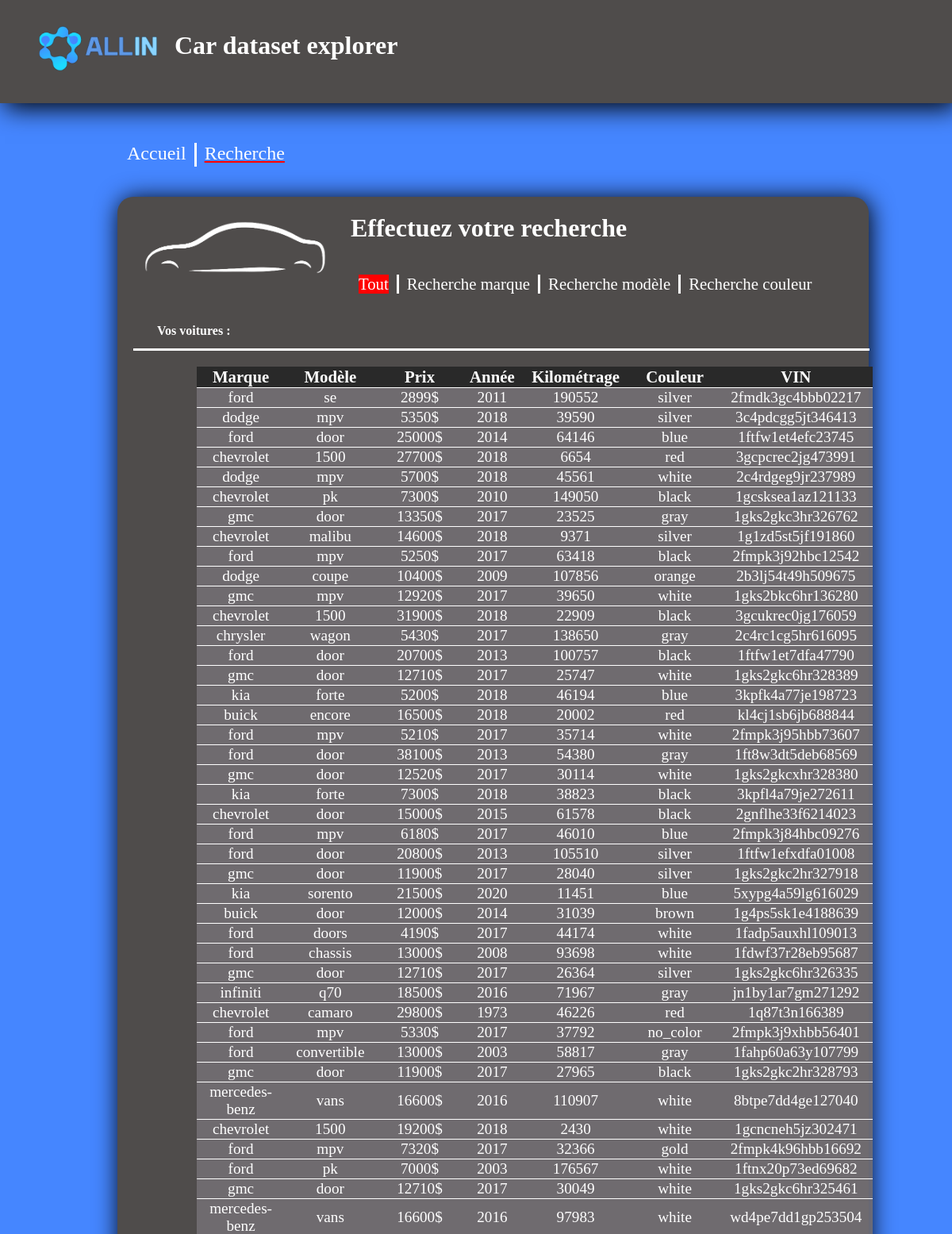
The page /recherche (upper part) on the database its author committed.
### app.py (models this page shows, shortened)
class Car(db.Model):
    id = db.Column(db.Integer,primary_key=True)
    price = db.Column(db.Integer,nullable=False)
    brand = db.Column(db.String, nullable=False)
    model = db.Column(db.String,nullable=False)
    year = db.Column(db.Integer,nullable=False)
    title_status = db.Column(db.String,nullable=False)
    mileage = db.Column(db.Integer,nullable=False)
    color = db.Column(db.String,nullable=False)
    vin = db.Column(db.String,nullable=False) # Vehicule identification number
    lot = db.Column(db.String,nullable=False) # lot number assigned to a particular quantitity or lot of material from a single

### app.py (the view)
@app.route('/recherche')
def recherche():
    return render_template('recherche.html',info=get_info_all()[0:100])

### app.py (called while the page is built)
def get_info_all():
    cars = Car.query.all()
    info=[]
    for car in cars:
        info.append([car.brand,car.model,car.price,car.year,car.mileage,car.color,car.vin])
    return info

### templates/recherche.html (shortened to what this page needs)
<!DOCTYPE html>
<html>
    <head>
        <link rel="stylesheet" href="../static/css/style_plateforme.css">
    </head>
    <body>
    	<header>
    		<div class="header">
   				<div class="LogoHeader"><img src="../static/Images/logoblanc2.png" alt="Logo" class="Logo"> </div>
                <div class="NomHeader"><h1 class="NameHeader">Car dataset explorer</h1></div>
           		<div class="HeaderFond"></div>
			</div>
        	<div class="NavEmploye">
                  <a href="{{ url_for('accueil') }}" class="lien">Accueil</a>
                  <div class="Divider"></div>
                  <a href="{{ url_for('recherche') }}" id="enCours1" class="lien77">Recherche</a>
            </div>
    	</header>
        <main class="PageInfo">
            <div class="Info">
                <img src="../static/Images/book.png" alt="Logo" class="LogoProfil3">
                <div>
                    <h1 class="policeProfil">Effectuez votre recherche</h1>
                    <div class="pos" >
                        <div class="navGestion" style="margin-top:20px;">
                            <a href="{{ url_for('recherche') }}"  class="lien3" id="enCours"  style="font-size:1.3em; ">Tout</a>
                            <div class="Divider3"></div>
                            <a href="{{ url_for('marque') }}"  class="lien3"  style="font-size:1.3em; ">Recherche marque</a>
                            <div class="Divider3"></div>
                            <a href="{{ url_for('modèle') }}"  class="lien3"  style="font-size:1.3em; ">Recherche modèle</a>
                            <div class="Divider3"></div>
                            <a href="{{ url_for('couleur') }}"  class="lien3"  style="font-size:1.3em; ">Recherche couleur</a>
                       </div>
                    </div>
            </div>
            </div>
            <h2 class="txt2">Vos voitures : </h2>
            <div class="Divider4"></div>
                     <table style="text-align:center;margin-left:100px;margin-top:20px;width:90%" >
                       <thead>
                            <th>Marque</th>
                            <th>Modèle</th>
                            <th>Prix</th>
                            <th>Année</th>
                            <th>Kilométrage</th>
                            <th>Couleur</th>
                            <th>VIN</th>
                        </thead>
                        <tbody>
                             {% for data in info %}
                                <tr>
                                    <td style="width:10%">{{data[0]}}</td>
                                    <td style="width:10%">{{data[1]}}</td>
                                     <td style="width:10%">{{data[2]}}$</td>
                                     <td style="width:5%">{{data[3]}}</td>
                                     <td style="width:10%">{{data[4]}}</td>
                                     <td style="width:10%">{{data[5]}}</td>
                                     <td style="width:10%">{{data[6]}}</td>
                               </tr>
                              {% endfor %}
                       </tbody>
                         </table>
        </main>
    </body>
</html>

### static/css/style_plateforme.css (style rules this page uses)
body { background:#4586FF; }
.LogoHeader,.NomHeader,.logoFooter,.MailFooter,.lien1,.logo1,.Deco,.Profil,.logoProfil,.NavEmploye,.NavAcceuil,.NavAcceuil111,.valide,.nonvalide { z-index: 3; }
.flex,.header { display:flex; }
.NameHeader { color:white ; font-family: Futura; position: absolute; left: 220px; top:18px; }
.HeaderFond { width:100%; height:130px; background-color:rgb(79, 76, 75); position: absolute; left: 0px; top: 0px; box-shadow: 6px 6px 30px black; }
.Logo { max-width: 70%; height: 60px; position: absolute; left:40px; top:30px; }
.LogoProfil3 { max-width: 100%; height: 70px; margin :30px; }
.PageInfo { margin-top:240px; margin-left: 140px; width:80%; padding-bottom: 60px; background-color:rgb(79, 76, 75); box-shadow: 2px 2px 30px black; border-radius:20px; padding-bottom: 20px; }
.Info { display:flex; }
.pos { margin-top:40px; }
.txt2 { color:white; font-family: Baron Neue Black; font-size: 1em; margin-left:50px; margin-right :10px; margin-top:30px; }
.policeProfil { font-family: Futura; font-size: 2em; color:white; }
.NavEmploye { display: flex; position: absolute; left: 150px; top: 180px; font-family: Futura; font-size:1.5em; }
.Divider { background-color: white; width: 3px; height:30px; }
.Divider4 { background-color: white; width: 98%; height:3px; margin-left:20px; margin-top :10px; }
.lien { color: white; margin-left: 10px; margin-right :10px; }
.lien77 { color: white; margin-left: 10px; margin-right :10px; font-family:Futura; position :relative; }
.lien77::after { content:""; display:block; position: absolute; bottom:2.4px; height:2.5px; z-index: -1; width: 100%; background:red; transform: scaleX(0); transition :transform 0.4s ease-in-out; }
a { color: white; text-decoration: none; }
#enCours { background-color:red; }
#enCours1 { text-decoration: underline red; }
.navGestion { display: flex; margin-top:-10px; }
.lien3 { color: white; font-family: Futura; font-size:1.3em; margin-left: 10px; margin-right :10px; }
.Divider3 { background-color: white; width: 3px; height:24px; }
table { border-collapse: collapse; }
td { border: 1px solid white; font-family: Futura; font-size: 1.2em; color: white; }
th { border: 1px solid white; font-family: Futura; font-size: 1.5em; color: white; }

### templates/recherche.html (style rules this page uses)
thead, tfoot { color: white; }
thead th, tfoot th, tfoot td { background: rgba(32,31,32,0.87); border:rgba(32,31,32,0.87); font-size:1.3em; }
td { border-left: none; border-right: none; }
tr { background-color: rgba(117,112,117,0.87); }

### rows shown on the page
Car: brand "ford", model "se", price "2899", year "2011", mileage "190552", color "silver", vin "2fmdk3gc4bbb02217"
Car: brand "dodge", model "mpv", price "5350", year "2018", mileage "39590", color "silver", vin "3c4pdcgg5jt346413"
Car: brand "ford", model "door", price "25000", year "2014", mileage "64146", color "blue", vin "1ftfw1et4efc23745"
Car: brand "chevrolet", model "1500", price "27700", year "2018", mileage "6654", color "red", vin "3gcpcrec2jg473991"
Car: brand "dodge", model "mpv", price "5700", year "2018", mileage "45561", color "white", vin "2c4rdgeg9jr237989"
Car: brand "chevrolet", model "pk", price "7300", year "2010", mileage "149050", color "black", vin "1gcsksea1az121133"
Car: brand "gmc", model "door", price "13350", year "2017", mileage "23525", color "gray", vin "1gks2gkc3hr326762"
Car: brand "chevrolet", model "malibu", price "14600", year "2018", mileage "9371", color "silver", vin "1g1zd5st5jf191860"
Car: brand "ford", model "mpv", price "5250", year "2017", mileage "63418", color "black", vin "2fmpk3j92hbc12542"
Car: brand "dodge", model "coupe", price "10400", year "2009", mileage "107856", color "orange", vin "2b3lj54t49h509675"
Car: brand "gmc", model "mpv", price "12920", year "2017", mileage "39650", color "white", vin "1gks2bkc6hr136280"
Car: brand "chevrolet", model "1500", price "31900", year "2018", mileage "22909", color "black", vin "3gcukrec0jg176059"
Car: brand "chrysler", model "wagon", price "5430", year "2017", mileage "138650", color "gray", vin "2c4rc1cg5hr616095"
Car: brand "ford", model "door", price "20700", year "2013", mileage "100757", color "black", vin "1ftfw1et7dfa47790"
Car: brand "gmc", model "door", price "12710", year "2017", mileage "25747", color "white", vin "1gks2gkc6hr328389"
Car: brand "kia", model "forte", price "5200", year "2018", mileage "46194", color "blue", vin "3kpfk4a77je198723"
Car: brand "buick", model "encore", price "16500", year "2018", mileage "20002", color "red", vin "kl4cj1sb6jb688844"
Car: brand "ford", model "mpv", price "5210", year "2017", mileage "35714", color "white", vin "2fmpk3j95hbb73607"
Car: brand "ford", model "door", price "38100", year "2013", mileage "54380", color "gray", vin "1ft8w3dt5deb68569"
Car: brand "gmc", model "door", price "12520", year "2017", mileage "30114", color "white", vin "1gks2gkcxhr328380"
Car: brand "kia", model "forte", price "7300", year "2018", mileage "38823", color "black", vin "3kpfl4a79je272611"
Car: brand "chevrolet", model "door", price "15000", year "2015", mileage "61578", color "black", vin "2gnflhe33f6214023"
Car: brand "ford", model "mpv", price "6180", year "2017", mileage "46010", color "blue", vin "2fmpk3j84hbc09276"
Car: brand "ford", model "door", price "20800", year "2013", mileage "105510", color "silver", vin "1ftfw1efxdfa01008"
Car: brand "gmc", model "door", price "11900", year "2017", mileage "28040", color "silver", vin "1gks2gkc2hr327918"
Car: brand "kia", model "sorento", price "21500", year "2020", mileage "11451", color "blue", vin "5xypg4a59lg616029"
Car: brand "buick", model "door", price "12000", year "2014", mileage "31039", color "brown", vin "1g4ps5sk1e4188639"
Car: brand "ford", model "doors", price "4190", year "2017", mileage "44174", color "white", vin "1fadp5auxhl109013"
Car: brand "ford", model "chassis", price "13000", year "2008", mileage "93698", color "white", vin "1fdwf37r28eb95687"
Car: brand "gmc", model "door", price "12710", year "2017", mileage "26364", color "silver", vin "1gks2gkc6hr326335"
Car: brand "infiniti", model "q70", price "18500", year "2016", mileage "71967", color "gray", vin "jn1by1ar7gm271292"
Car: brand "chevrolet", model "camaro", price "29800", year "1973", mileage "46226", color "red", vin "1q87t3n166389"
Car: brand "ford", model "mpv", price "5330", year "2017", mileage "37792", color "no_color", vin "2fmpk3j9xhbb56401"
Car: brand "ford", model "convertible", price "13000", year "2003", mileage "58817", color "gray", vin "1fahp60a63y107799"
Car: brand "gmc", model "door", price "11900", year "2017", mileage "27965", color "black", vin "1gks2gkc2hr328793"
Car: brand "mercedes-benz", model "vans", price "16600", year "2016", mileage "110907", color "white", vin "8btpe7dd4ge127040"
Car: brand "chevrolet", model "1500", price "19200", year "2018", mileage "2430", color "white", vin "1gcncneh5jz302471"
Car: brand "ford", model "mpv", price "7320", year "2017", mileage "32366", color "gold", vin "2fmpk4k96hbb16692"
Car: brand "ford", model "pk", price "7000", year "2003", mileage "176567", color "white", vin "1ftnx20p73ed69682"
Car: brand "gmc", model "door", price "12710", year "2017", mileage "30049", color "white", vin "1gks2gkc6hr325461"
Car: brand "mercedes-benz", model "vans", price "16600", year "2016", mileage "97983", color "white", vin "wd4pe7dd1gp253504"
